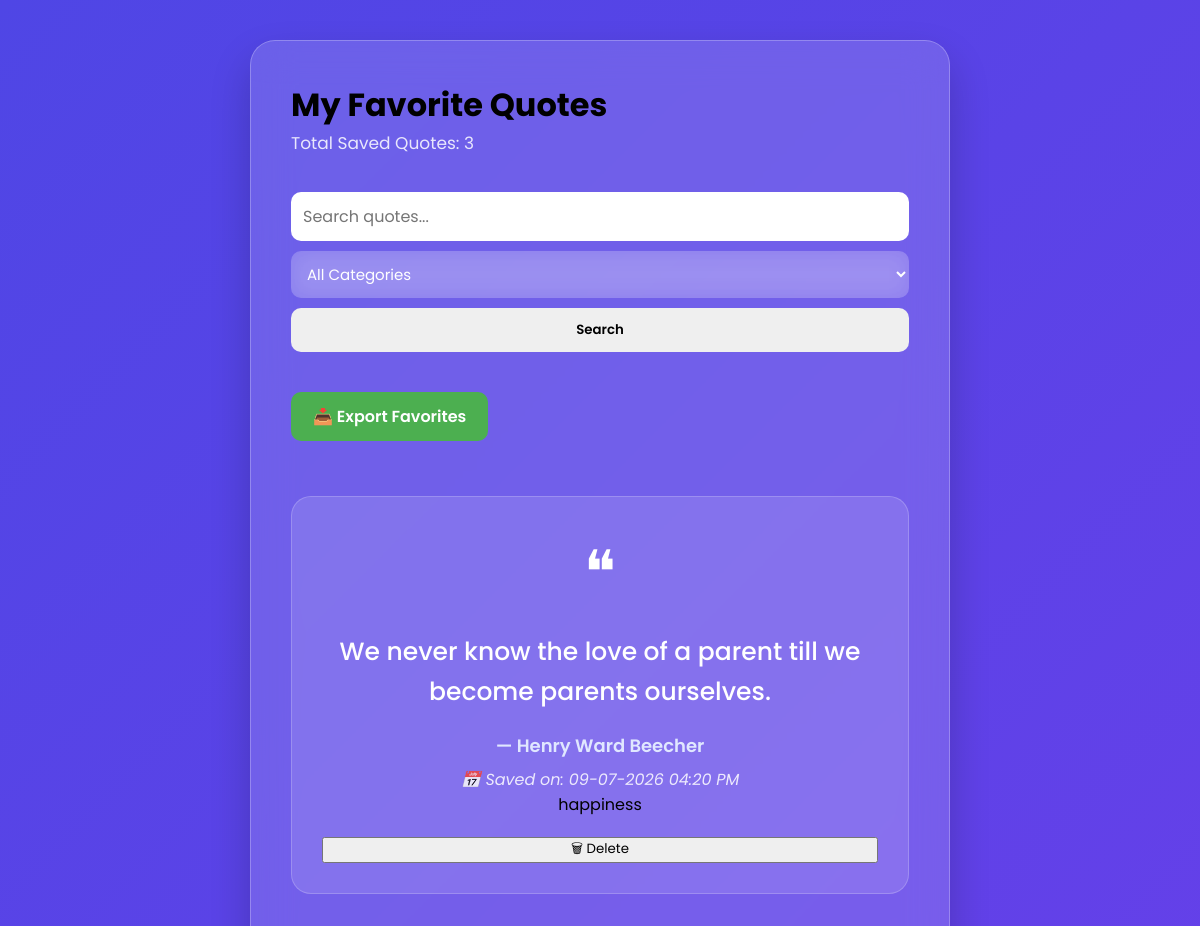
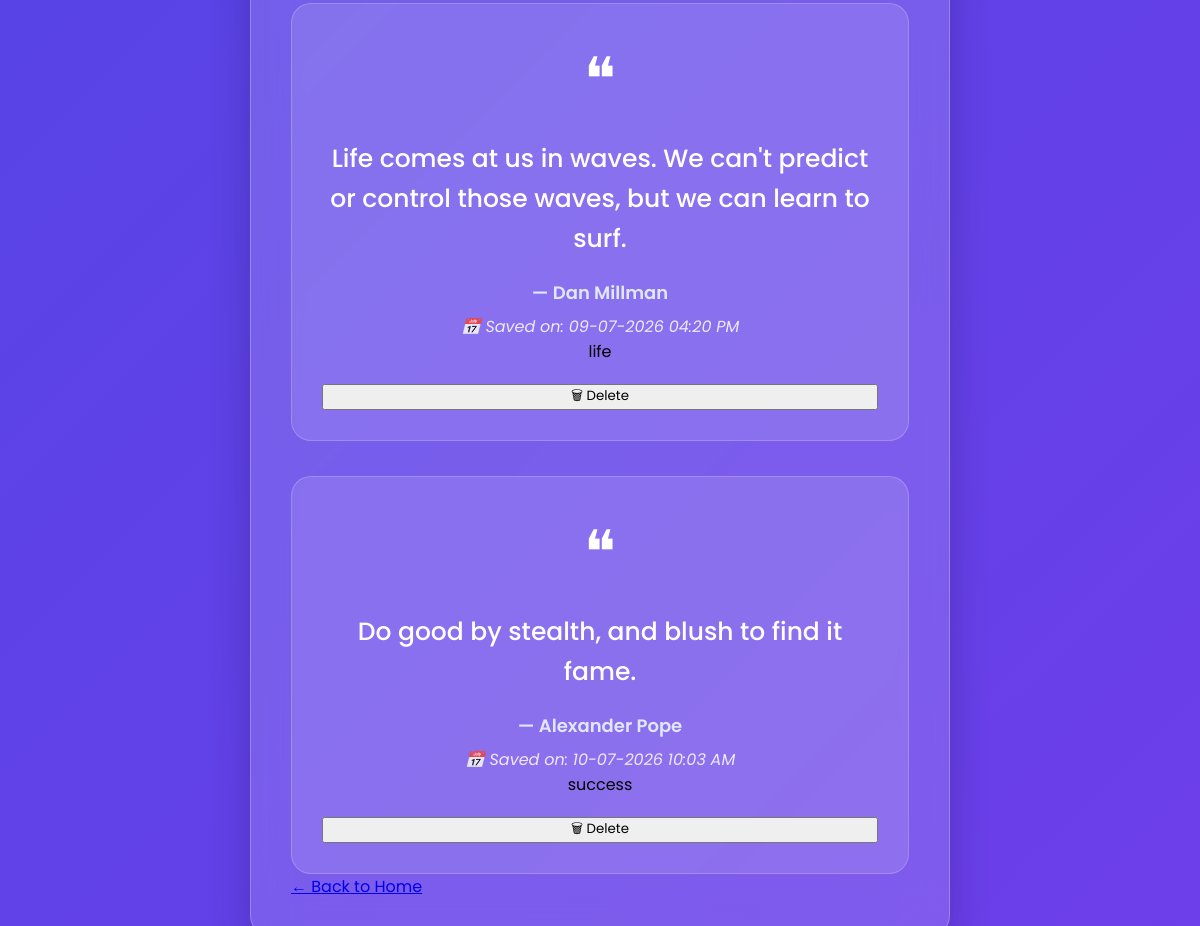
Before: /favorites with the older database file (2 pictures, top to bottom).
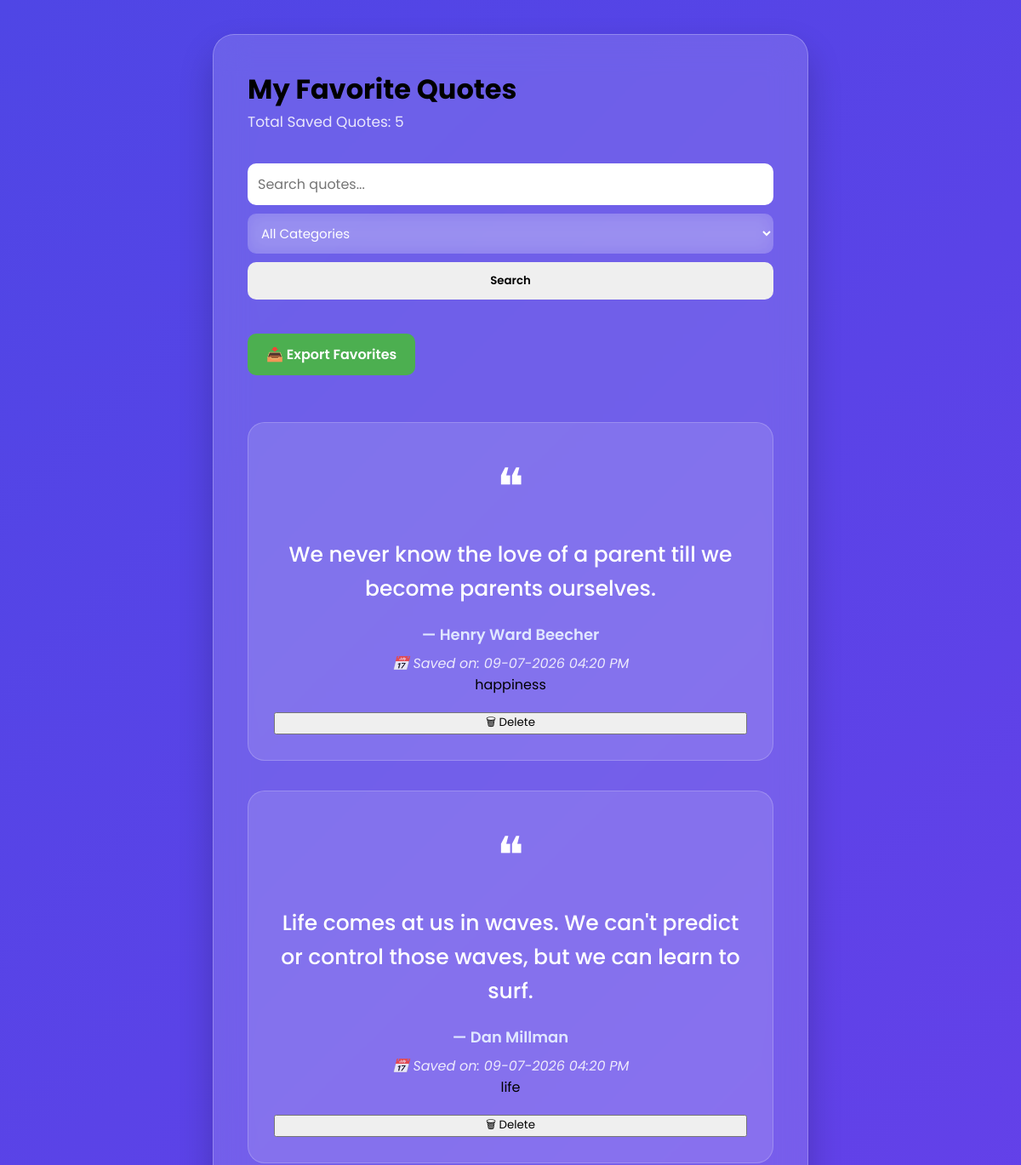
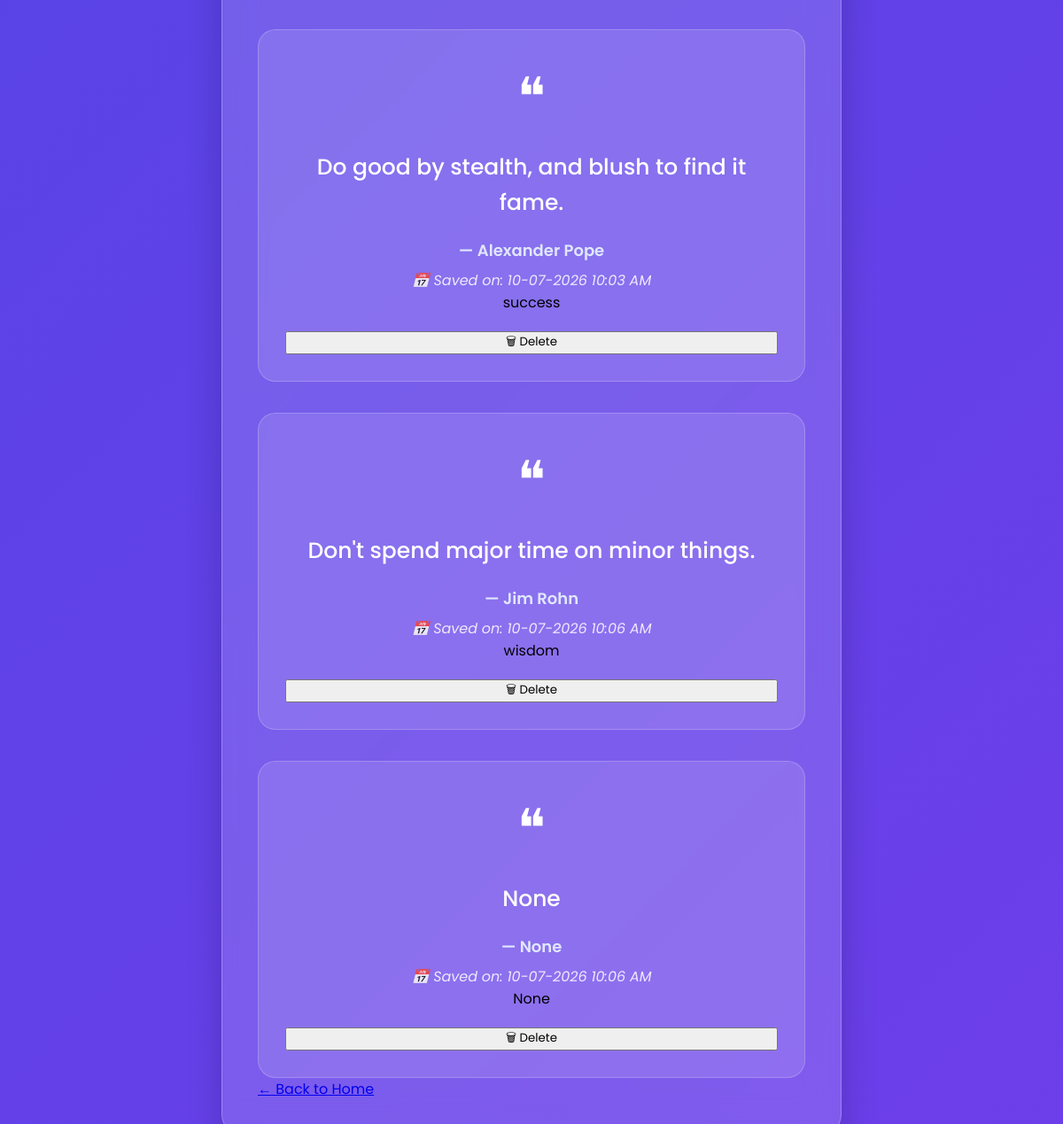
After: the same page with the newer database file (2 pictures, top to bottom).
### tables this page shows
CREATE TABLE favorites(

           id INTEGER PRIMARY KEY AUTOINCREMENT,

           quote TEXT NOT NULL,

           author TEXT NOT NULL,

          category TEXT NOT NULL,

          created_at TEXT NOT NULL
        );

### app.py (the view)
@app.route("/favorites")
def favorites():
    search = request.args.get("search", "")
    category = request.args.get("category", "all")
    quotes = filter_favorites(search, category)
    return render_template(
        "favorites.html",
        quotes=quotes,
        search=search,
        category=category,
        categories=categories
    )

### database.py (called while the page is built, shortened)
def filter_favorites(search, category):
    conn = sqlite3.connect("quotes.db")
    cursor = conn.cursor()
    query = """
        SELECT * FROM favorites
        WHERE 1=1
    """
    values = []
    if category and category != "all":
        query += " AND category = ?"
        values.append(category)
    cursor.execute(query, values)
    favorites = cursor.fetchall()
    conn.close()
    return favorites

### templates/favorites.html (shortened to what this page needs)
<!DOCTYPE html>
<html lang="en">
<head>
    <link rel="stylesheet" href="{{ url_for('static', filename='style.css') }}">
</head>
<body>
    <div class="container">
        <div class="card">
            <h1>My Favorite Quotes</h1>
            <p class="subtitle">
                Total Saved Quotes: {{ quotes|length }}
            </p>
            <form action="{{ url_for('favorites') }}" method="GET" class="search-form">
               <input
                type="text"
                name="search"
                placeholder="Search quotes..."
                value="{{ search }}"
                class="search-input"
                 >
               <select name="category" class="search-select">
                <option value="all"
                  {% if category == "all" %}selected{% endif %}>
                    All Categories
                </option>
               </select>
              <button type="submit" class="search-btn">
                  Search
               </button>
            </form>
            <a href="{{ url_for('export') }}" class="export-btn">
              📥 Export Favorites
            </a>
            {% if quotes %}
                {% for quote in quotes %}
                <div class="quote-box">
                    <div class="quote-icon">
                        ❝
                    </div>
                    <h2>
                        {{ quote[1] }}
                    </h2>
                    <h3>
                        — {{ quote[2] }}
                    </h3>
                    <p class="saved-date">
                       📅 Saved on: {{ quote[4] }}
                    </p>
                    <span class="category-badge">
                        {{ quote[3] }}
                    </span>
                    <form action="{{ url_for('delete', id=quote[0]) }}" method="POST" onsubmit="return confirm('Are you sure you want to delete this quote?')">
                      <button class="delete-btn" type="submit">
                         🗑 Delete
                      </button>
                    </form>
                </div>
                {% endfor %}
            {% endif %}
            <a href="{{ url_for('home') }}" class="back-btn">
                ← Back to Home
            </a>
        </div>
    </div>
</body>
</html>

### static/style.css (style rules this page uses)
* { margin:0; padding:0; box-sizing:border-box; font-family:"Poppins",sans-serif; }
body { min-height:100vh; display:flex; justify-content:center; align-items:center; overflow-x:hidden; background:linear-gradient(135deg,#4f46e5,#7c3aed,#0ea5e9); background-size:300% 300%; animation:gradientMove 12s ease infinite; padding:40px 20px; }
.container { width:100%; display:flex; justify-content:center; align-items:center; z-index:10; }
.card { width:100%; max-width:700px; padding:40px; border-radius:25px; background:rgba(255,255,255,.15); backdrop-filter:blur(20px); border:1px solid rgba(255,255,255,.25); box-shadow: 0 20px 40px rgba(0,0,0,.20); transition:.4s; }
.subtitle { color:rgba(255,255,255,.85); font-size:17px; line-height:28px; margin-bottom:35px; }
form { display:flex; flex-direction:column; gap:18px; margin-top:20px; }
select { width:100%; padding:16px 18px; border:none; outline:none; border-radius:14px; font-size:16px; background:rgba(255,255,255,.18); color:#ffffff; backdrop-filter:blur(10px); border:1px solid rgba(255,255,255,.25); transition:.3s; cursor:pointer; }
option { color:#222; background:#ffffff; }
.quote-box { margin-top:35px; padding:30px; border-radius:20px; background:rgba(255,255,255,.12); border:1px solid rgba(255,255,255,.20); text-align:center; animation:fadeIn .5s ease; }
.quote-icon { font-size:60px; color:white; margin-bottom:15px; }
.quote-box h2 { color:white; font-size:25px; line-height:40px; font-weight:500; margin-bottom:20px; }
.quote-box h3 { color:#e0e7ff; font-weight:600; font-size:18px; }
.quote-box p { color:white; opacity:.85; font-size:16px; }
.quote-box { animation:fadeQuote .7s ease; transition:all .3s ease; cursor:default; }
.search-form { display:flex; gap:10px; margin:20px 0; }
.search-input { flex:1; padding:12px; border:none; border-radius:10px; font-size:16px; outline:none; }
.search-btn { padding:12px 20px; border:none; border-radius:10px; cursor:pointer; font-weight:600; }
.search-select { padding:12px; border:none; border-radius:10px; outline:none; font-size:15px; cursor:pointer; }
.export-btn { display:inline-block; margin:20px 0; padding:12px 22px; background:#4CAF50; color:white; text-decoration:none; border-radius:10px; font-weight:600; transition:0.3s; }
.saved-date { margin-top: 8px; font-size: 14px; color: #bdbdbd; font-style: italic; }

Changed rows visible on the page:
added favorites: quote "Don't spend major time on minor things.", author "Jim Rohn", created_at "10-07-2026 10:06 AM", category "wisdom"
added favorites: quote "None", author "None", created_at "10-07-2026 10:06 AM", category "None"
Other visible differences:
{{ quotes|length }}: "3" → "5"
